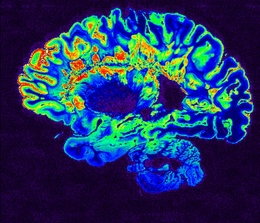
%> input picture FTDI_P1_SanchezGarzonLaura_RemuinanCidSara/MRI_pseudo_colored.jpg, 260 x 223 px, shrunk from 1024 x 879 before the run
$ octave Ejercicio_3.m   (GNU Octave 9; MATLAB toolbox functions it lacks are replaced by stand-ins)
%> lines starting %> are read from the running program, lines starting %| are printed output that depends on the picture; in (x1, y1, x2, y2) boxes, pixels count from 0 and x2, y2 are one past the last pixel; in counts of white or black regions, pixels touching at a corner belong together; the program's own positions count from 1
clc
clear all
close all

% Para leer una imagen de un archivo utilice la función imread()

% o Si la imagen almacenada es una imagen indexada (VLT):
% - ima será una matriz o array de dos dimensiones de tipo uint8 o uint16
% - map será su tabla de colores, una matriz cuyas filas indican las tres componentes
% R, G, B del color que representan (si las tres componentes fueran iguales, representarían un nivel de gris)

% o Si la imagen grabada no es indexada, se trata de una imagen true-color, es decir, una imagen en la
% que el valor de cada píxel indica directamente su color:
% - no es un índice de una VLT por lo que en estas imágenes map está vacío
% - Una imagen true-color puede estar formada por dos o tres bandas o matrices de
% tipo uint8 (es decir, un array de dos o tres dimensiones):
%     -  Si se trata de un array de dos dimensiones (es decir, que a cada elemento de la imagen le
% corresponde un valor), el valor de los píxeles es directamente un nivel de luminancia o nivel de gris
% que va de 0 (negro) a 255 (blanco); por lo tanto, no incluye información de color.
%     -  Si se trata de un array de tres dimensiones, a cada elemento de la imagen le
% corresponden tres valores enteros que indican directamente las componentes roja, verde y azul de cada
% píxel, cada una de ellas variable entre 0 (componente inexistente) y 255 (máxima saturación en esa
% componente).
% - Dentro de la categoría true-color, las imágenes binarias son un tipo especial que solamente
% presenta dos valores; estas imágenes están formadas por una sola banda (es decir, un array de una
% dimensión) de tipo uint8 (con valores 0 o 255), o logical (con valores 0 o 1).
figure(1)
[ima1,map1]=imread("MRI_pseudo_colored.jpg"); % true color, 3D uint8 --> color
%> ima1 is the input picture: size 223x260x3 uint8; mean R, G, B 34.5, 53.4, 97.9
%> map1 = []
[ima2,map2]=imread("CT_abdomen.jpg"); % true color, 2D uint8 --> blanco y negro
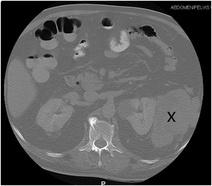
%> input picture FTDI_P1_SanchezGarzonLaura_RemuinanCidSara/CT_abdomen.jpg, 212 x 186 px, shrunk from 833 x 732 before the run
%> ima2 is the input picture: size 186x212 uint8; min 0, max 255, mean 89
%> map2 = []
[ima3,map3]=imread("Skin.tif"); % indexada, color
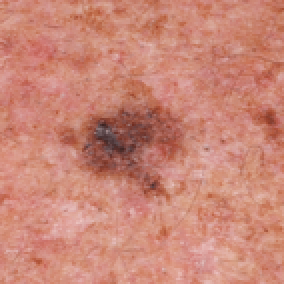
%> input picture FTDI_P1_SanchezGarzonLaura_RemuinanCidSara/Skin.tif, 142 x 142 px, shrunk from 560 x 560 before the run (shown 2 times larger)
%> ima3 is the input picture: size 142x142x3 uint8; mean R, G, B 202.2, 134.7, 118.7
%> map3 = []
[ima4,map4]=imread("Xray_th.tif"); % true color, binaria logical
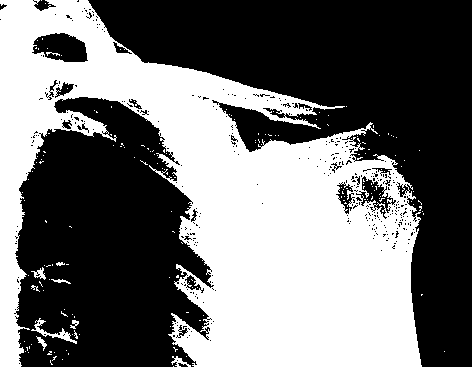
%> input picture FTDI_P1_SanchezGarzonLaura_RemuinanCidSara/Xray_th.tif, 472 x 367 px
%> ima4: size 367x472 logical; 44.1% white; 179 white regions (169 under 20 px), largest, box (x1, y1, x2, y2) and area: (0, 0, 422, 367) 75361, (31, 318, 77, 344) 246, (171, 356, 191, 367) 86
%> map4 = []


subplot(2,2,1);imshow(ima1,map1);
subplot(2,2,2);imshow(ima2,map2);
subplot(2,2,3);imshow(ima3,map3);
subplot(2,2,4);imshow(ima4,map4);

% A continuación, cambie la clase de imágenes que acaba de leer (respectivamente de VLT a
% true-color o de true-color a VLT) y represéntelas en una misma figura. Para ello, utilice
% las funciones gray2ind(), rgb2ind(), ind2rgb() e ind2gray().

% - gray2ind Convert intensity image to indexed image.
%     gray2ind scales, then rounds, an intensity image to produce an equivalent indexed image.
%
%     [X,MAP] = gray2ind(I,N) converts the intensity image I to an indexed image X
%     with colormap GRAY(N). If N is omitted, it defaults to 64.
%
%     [X,MAP] = gray2ind(BW,N) converts the binary image BW to an indexed image X
%     with colormap GRAY(N). If N is omitted, it defaults to 2.
%
%     Example
%     -------
%         I = imread('cameraman.tif');
%         [X, map] = gray2ind(I, 16);
%         figure, imshow(X, map);


% - rgb2ind Convert RGB image to indexed image.
%     [X,MAP] = rgb2ind(RGB,N) converts the RGB image to an indexed image X.
%     MAP contains at most N colors.
%
%     Example
%     -------
%         RGB = imread('ngc6543a.jpg');
%         [X,map] = rgb2ind(RGB,128);
%         figure, image(X), colormap(map)
%         axis off
%         axis image


% - ind2rgb Convert indexed image to RGB image.
%     RGB = ind2rgb(X,MAP) converts the matrix X and corresponding
%     colormap MAP to RGB (truecolor) format.

%  ind2gray Convert indexed image to intensity image.
%     I = ind2gray(X,MAP) converts the image X with colormap MAP
%     to an intensity image I. %
%
%     Example
%     -------
%         load trees
%         I = ind2gray(X,map);
%         figure, imshow(X,map), figure, imshow(I);
%


figure (2)
subplot(2,2,1);
I1 = imread("MRI_pseudo_colored.jpg");
[X1, MAP1] = rgb2ind(I1, 128);
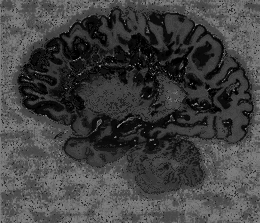
%> X1: size 223x260 uint8; min 0, max 127, mean 65.9
%> MAP1 = 128 rows, first 12: [0.733 0.89 0.22; 0.675 0.89 0.455; 0.871 0.722 0.129; 0.8 0.71 0.373; 0.475 0.906 0.482; 0.537 0.945 0.271; 0.463 0.816 0.722; 0.537 0.749 0.275; 0.282 0.867 0.533; 0.0784 0.89 0.545; 0.318 0.941 0.275; 0.125 0.941 0.247]
image(X1), colormap(MAP1)
axis off
axis image

subplot(2,2,2);
I2 = imread("CT_abdomen.jpg");
[X2, MAP2] = gray2ind(I2, 16);
%> MAP2 = 16 rows, first 12: [0 0 0; 0.0667 0.0667 0.0667; 0.133 0.133 0.133; 0.2 0.2 0.2; 0.267 0.267 0.267; 0.333 0.333 0.333; 0.4 0.4 0.4; 0.467 0.467 0.467; 0.533 0.533 0.533; 0.6 0.6 0.6; 0.667 0.667 0.667; 0.733 0.733 0.733]
imshow(X2, MAP2);

subplot(2,2,3);
[X3,cmap] = imread('Skin.tif');
%> cmap = []
%> (the run ends here)
